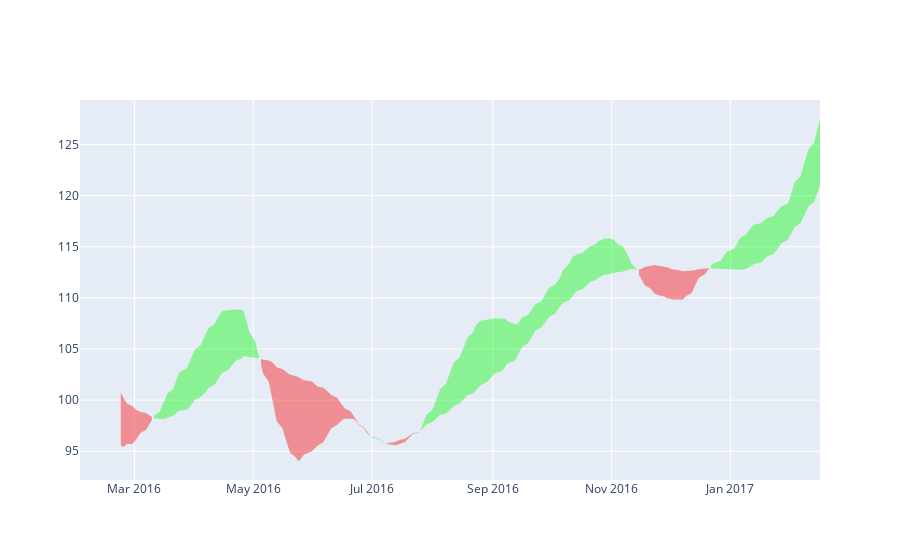

Notebook code cell kept with this figure:
### Code cell
import plotly.graph_objects as go
import numpy as np

import pandas as pd
from datetime import datetime
pd.options.plotting.backend = "plotly"

# sample data
df = pd.read_csv('https://raw.githubusercontent.com/plotly/datasets/master/finance-charts-apple.csv')
df.index = df.Date
df = df[['AAPL.Close', 'mavg']]
df['mavg2'] = df['AAPL.Close'].rolling(window=50).mean()
df.columns = ['y', 'ma1', 'ma2']
df=df.tail(250).dropna()
df1 = df.copy()

# split data into chunks where averages cross each other
df['label'] = np.where(df['ma1']>df['ma2'], 1, 0)
df['group'] = df['label'].ne(df['label'].shift()).cumsum()
df = df.groupby('group')
dfs = []
for name, data in df:
    dfs.append(data)

# custom function to set fill color
def fillcol(label):
    if label >= 1:
        return 'rgba(0,250,0,0.4)'
    else:
        return 'rgba(250,0,0,0.4)'

fig = go.Figure()

for df in dfs:
    fig.add_traces(go.Scatter(x=df.index, y = df.ma1,
                              line = dict(color='rgba(0,0,0,0)')))
    
    fig.add_traces(go.Scatter(x=df.index, y = df.ma2,
                              line = dict(color='rgba(0,0,0,0)'),
                              fill='tonexty', 
                              fillcolor = fillcol(df['label'].iloc[0])))

fig.update_layout(showlegend=False)
fig.show()
